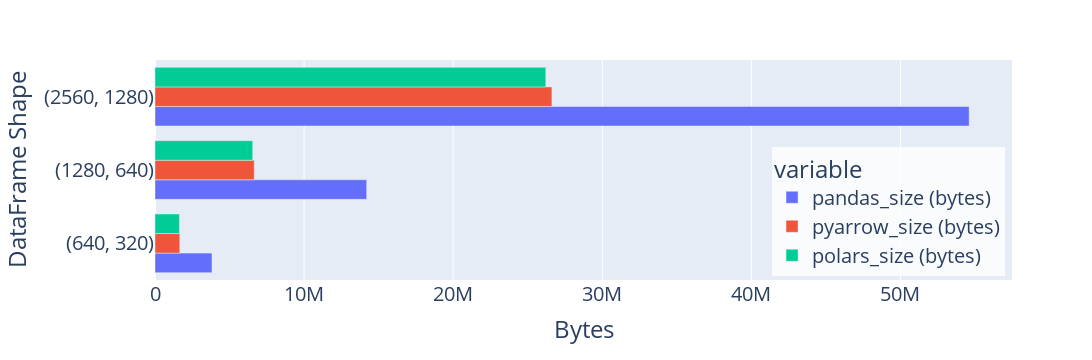

Notebook cell for this chart:
### Code cell
# write times barchart
fig = px.bar(
    df_results,
    x=[
        "pandas_size (bytes)",
        "pyarrow_size (bytes)",
        "polars_size (bytes)",
    ],
    y="dataframe_shape (rows, cols)",
    orientation="h",
    barmode="group",
    labels={"dataframe_shape (rows, cols)": "DataFrame Shape", "value": "Bytes"},
    width=1300,
)
fig.update_layout(
    legend=dict(x=0.72, y=0.02, bgcolor="rgba(255,255,255,0.8)"),
    font=dict(
        size=20,  # global font size
    ),
)
fig.show()

pio.write_image(fig, f"{image_dir}/mem-read-size.png")

### Figure 1 — Plotly figure (JSON) as saved in the notebook; plotly's stock layout.template omitted (floating-point values rounded to 4 significant figures)
{"data": [{"alignmentgroup": "True", "hovertemplate": "variable=pandas_size (bytes)<br>Bytes=%{x}<br>DataFrame Shape=%{y}<extra></extra>", "legendgroup": "pandas_size (bytes)", "marker": {"color": "#636efa", "pattern": {"shape": ""}}, "name": "pandas_size (bytes)", "offsetgroup": "pandas_size (bytes)", "orientation": "h", "showlegend": true, "textposition": "auto", "type": "bar", "x": [3823648, 14198296, 54610656], "xaxis": "x", "y": ["(640, 320)", "(1280, 640)", "(2560, 1280)"], "yaxis": "y"}, {"alignmentgroup": "True", "hovertemplate": "variable=pyarrow_size (bytes)<br>Bytes=%{x}<br>DataFrame Shape=%{y}<extra></extra>", "legendgroup": "pyarrow_size (bytes)", "marker": {"color": "#EF553B", "pattern": {"shape": ""}}, "name": "pyarrow_size (bytes)", "offsetgroup": "pyarrow_size (bytes)", "orientation": "h", "showlegend": true, "textposition": "auto", "type": "bar", "x": [1664056, 6656056, 26624056], "xaxis": "x", "y": ["(640, 320)", "(1280, 640)", "(2560, 1280)"], "yaxis": "y"}, {"alignmentgroup": "True", "hovertemplate": "variable=polars_size (bytes)<br>Bytes=%{x}<br>DataFrame Shape=%{y}<extra></extra>", "legendgroup": "polars_size (bytes)", "marker": {"color": "#00cc96", "pattern": {"shape": ""}}, "name": "polars_size (bytes)", "offsetgroup": "polars_size (bytes)", "orientation": "h", "showlegend": true, "textposition": "auto", "type": "bar", "x": [1638400, 6553600, 26214400], "xaxis": "x", "y": ["(640, 320)", "(1280, 640)", "(2560, 1280)"], "yaxis": "y"}], "layout": {"barmode": "group", "font": {"size": 20}, "height": 360, "legend": {"bgcolor": "rgba(255,255,255,0.8)", "title": {"text": "variable"}, "tracegroupgap": 0, "x": 0.72, "y": 0.02}, "margin": {"t": 60}, "width": 1300, "xaxis": {"anchor": "y", "autorange": true, "domain": [0, 1], "range": [0, 57480000.0], "title": {"text": "Bytes"}, "type": "linear"}, "yaxis": {"anchor": "x", "autorange": true, "domain": [0, 1], "range": [-0.5, 2.5], "title": {"text": "DataFrame Shape"}, "type": "category"}}}
